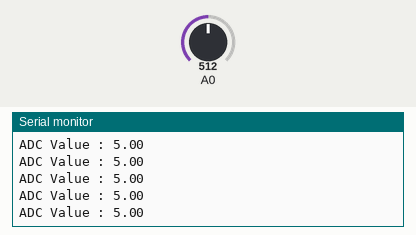
A sketch run on a simulated ESP8266 (NodeMCU). Shown: the last lines printed to the serial monitor. The inputs (shaded band) are chosen by the test bench; at power-on: A0 = 512.

Above: at 1.2 s.
1.3 s: A0 set to 716
At 1.48 s:
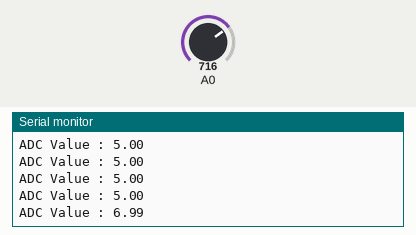
2.8 s: A0 set to 900
At 2.83 s:
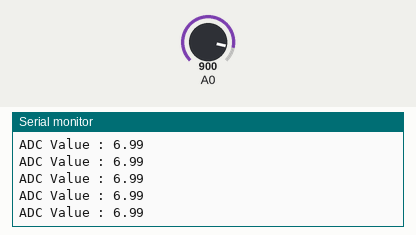
Timing chart, 0 to 5.8 s (numbered marks = the images above; inputs shaded):
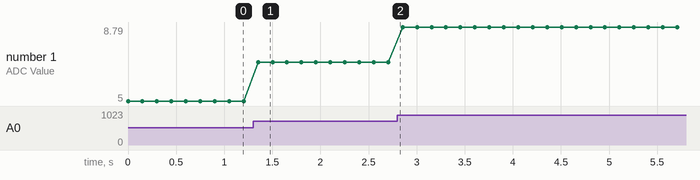

Measured:
- after the input at 1.3 s, the serial monitor: prints a new line after 0.05 s (image 1)
- plotted number 1: 5 → 6.99 after the input at 1.3 s, 6.99 → 8.79 after the input at 2.8 s

The sketch:

analogReadPot.ino
```cpp
#include <ESP8266WiFi.h>

void setup() {
  Serial.begin(9600);
}

void loop() {
  Serial.print("ADC Value : ");
  Serial.println((float(analogRead(A0) * 10)) / 1024);
  delay(150);
}
```
